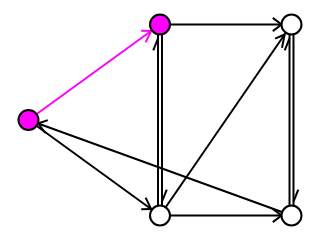

Notebook cell for this chart:
### Markdown cell above
### Exercício 6

Use cores para dar um exemplo de caminho no grafo `dg`.

### Code cell
dg.nodes[0]['color'] = (255,0,255)
dg.nodes[1]['color'] = (255,0,255)
dg.edges[0,1]['color'] = (255,0,255)
sn.show_graph(dg)

### Figure 1 — Plotly figure (JSON) as saved in the notebook; plotly's stock layout.template omitted (floating-point values rounded to 4 significant figures)
{"data": [{"hoverinfo": "none", "line": {"color": "rgb(255, 0, 255)", "width": 2}, "mode": "lines", "type": "scatter", "uid": "3f8d9f78-a243-11e8-b0b4-0a0095515601", "x": [0, 0.5, null, 0.4664, 0.4454, null, 0.4664, 0.4286, null], "y": [0.5, 1, null, 0.9664, 0.9062, null, 0.9664, 0.9678, null]}, {"hoverinfo": "none", "line": {"color": "rgb(0, 0, 0)", "width": 2}, "mode": "lines", "type": "scatter", "uid": "3f8da0ae-a243-11e8-b0b4-0a0095515601", "x": [0, 0.5, null, 0.4664, 0.4286, null, 0.4664, 0.4454, null, 0.5, 1, null, 0.9621, 0.9289, null, 0.9621, 0.9289, null, 0.5076, 0.5076, null, 0.5076, 0.5257, null, 1.008, 1.008, null, 1.008, 1.026, null, 0.4924, 0.4924, null, 0.4924, 0.4743, null, 0.5, 1, null, 0.9738, 0.964, null, 0.9738, 0.9377, null, 0.5, 1, null, 0.9621, 0.9289, null, 0.9621, 0.9289, null, 1, 0, null, 0.03665, 0.0734, null, 0.03665, 0.06422, null, 0.9924, 0.9924, null, 0.9924, 0.9743, null], "y": [0.5, 0, null, 0.03357, 0.03224, null, 0.03357, 0.09382, null, 1, 1, null, 1, 0.9653, null, 1, 1.035, null, 1, 0, null, 0.07246, 0.1361, null, 1, 0, null, 0.07246, 0.1361, null, 0, 1, null, 0.9275, 0.8639, null, 0, 1, null, 0.9476, 0.8777, null, 0.9476, 0.9257, null, 0, 0, null, 0, -0.03474, null, 0, 0.03474, null, 0, 0.5, null, 0.4817, 0.4992, null, 0.4817, 0.432, null, 0, 1, null, 0.9275, 0.8639, null]}, {"hoverinfo": "none", "marker": {"color": "rgb(255, 0, 255)", "line": {"color": "rgb(0, 0, 0)", "width": 2}, "size": 20}, "mode": "markers+text", "text": [], "textfont": {"color": "rgb(255, 255, 255)"}, "textposition": "middle center", "type": "scatter", "uid": "3f8da14e-a243-11e8-b0b4-0a0095515601", "x": [0, 0.5], "y": [0.5, 1]}, {"hoverinfo": "none", "marker": {"color": "rgb(255, 255, 255)", "line": {"color": "rgb(0, 0, 0)", "width": 2}, "size": 20}, "mode": "markers+text", "text": [], "textfont": {"color": "rgb(0, 0, 0)"}, "textposition": "middle center", "type": "scatter", "uid": "3f8da1d0-a243-11e8-b0b4-0a0095515601", "x": [1, 0.5, 1], "y": [1, 0, 0]}], "layout": {"height": 180, "margin": {"b": 0, "l": 0, "r": 0, "t": 0}, "showlegend": false, "width": 320, "xaxis": {"showgrid": false, "showticklabels": false, "zeroline": false}, "yaxis": {"showgrid": false, "showticklabels": false, "zeroline": false}}}
